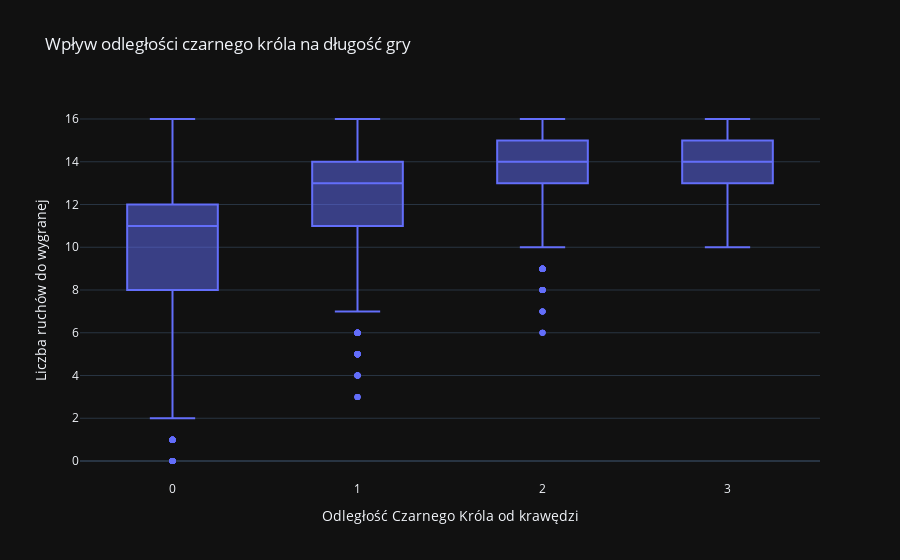

This figure's notebook cell:
### Markdown cell above
## Zadanie 3

### Code cell
fig3 = px.box(
    df_mapped_clean,
    x='black_closer_edge_dist',
    y='white-depth-of-win',
    title='Wpływ odległości czarnego króla na długość gry',
    labels={
        'black_closer_edge_dist': 'Odległość Czarnego Króla od krawędzi',
        'white-depth-of-win': 'Liczba ruchów do wygranej'
    },
)
fig3.update_layout(showlegend=False)

### Figure 1 — Plotly figure (JSON) as saved in the notebook; plotly's stock layout.template omitted (floating-point values rounded to 4 significant figures; data arrays with more than 128 entries replaced by an {"elided": "..."} marker saying what was removed)
{"data": [{"alignmentgroup": "True", "hovertemplate": "Odległość Czarnego Króla od krawędzi=%{x}<br>Liczba ruchów do wygranej=%{y}<extra></extra>", "legendgroup": "", "marker": {"color": "#636efa"}, "name": "", "notched": false, "offsetgroup": "", "orientation": "v", "showlegend": false, "x": {"elided": "25260 int values"}, "x0": " ", "xaxis": "x", "y": {"elided": "25260 int values"}, "y0": " ", "yaxis": "y", "type": "box"}], "layout": {"xaxis": {"anchor": "y", "domain": [0.0, 1.0], "title": {"text": "Odległość Czarnego Króla od krawędzi"}}, "yaxis": {"anchor": "x", "domain": [0.0, 1.0], "title": {"text": "Liczba ruchów do wygranej"}}, "legend": {"tracegroupgap": 0}, "title": {"text": "Wpływ odległości czarnego króla na długość gry"}, "boxmode": "group", "showlegend": false}}
